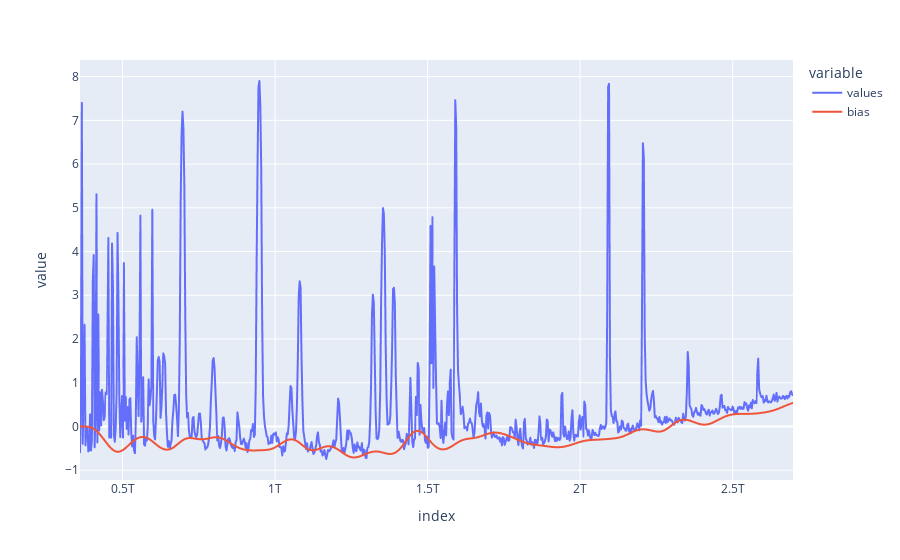

Write notebook code for a chart like this one.
### Markdown cell above
Ensuite application du filtre passe bas sur ce minimum

### Code cell
newdf['bias'] = tools.butter_lowpass_filter(newdf['bias'], tools.BIAS_FREQ, 1 / tools.PERIOD * 1000)
newdf.plot()

### Figure 1 — Plotly figure (JSON) as saved in the notebook; plotly's stock layout.template omitted (floating-point values rounded to 4 significant figures; data arrays with more than 128 entries replaced by an {"elided": "..."} marker saying what was removed)
{"data": [{"hovertemplate": "variable=values<br>index=%{x}<br>value=%{y}<extra></extra>", "legendgroup": "values", "line": {"color": "#636efa", "dash": "solid"}, "mode": "lines", "name": "values", "showlegend": true, "type": "scattergl", "x": {"elided": "780 int values"}, "xaxis": "x", "y": {"elided": "780 float values"}, "yaxis": "y"}, {"hovertemplate": "variable=bias<br>index=%{x}<br>value=%{y}<extra></extra>", "legendgroup": "bias", "line": {"color": "#EF553B", "dash": "solid"}, "mode": "lines", "name": "bias", "showlegend": true, "type": "scattergl", "x": {"elided": "780 int values"}, "xaxis": "x", "y": {"elided": "780 float values"}, "yaxis": "y"}], "layout": {"legend": {"title": {"text": "variable"}, "tracegroupgap": 0}, "margin": {"t": 60}, "xaxis": {"anchor": "y", "domain": [0, 1], "title": {"text": "index"}}, "yaxis": {"anchor": "x", "domain": [0, 1], "title": {"text": "value"}}}}
